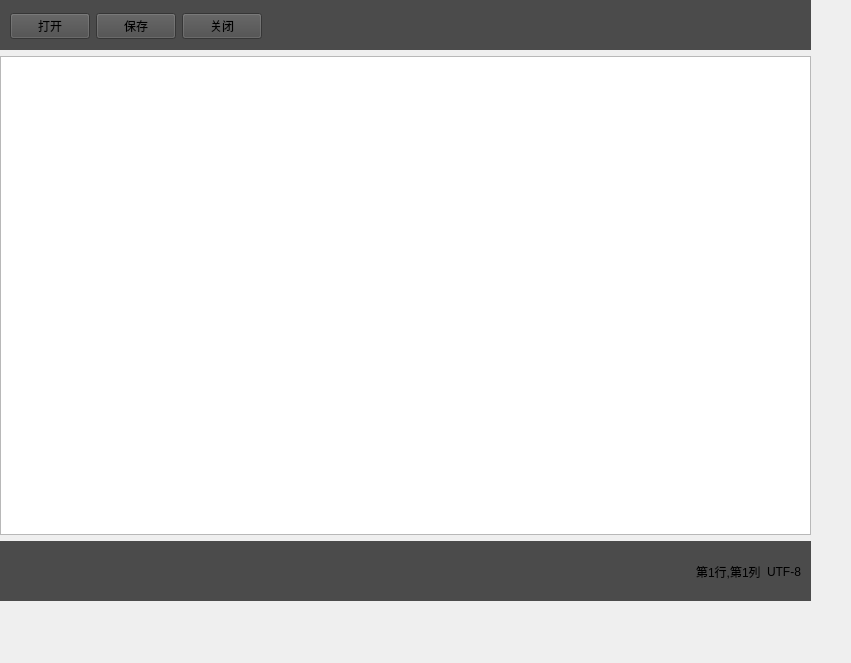
<?xml version="1.0" encoding="UTF-8"?>
<ui version="4.0">
 <class>Widget</class>
 <widget class="QWidget" name="Widget">
  <property name="geometry">
   <rect>
    <x>0</x>
    <y>0</y>
    <width>851</width>
    <height>663</height>
   </rect>
  </property>
  <property name="windowTitle">
   <string>Widget</string>
  </property>
  <widget class="QWidget" name="">
   <property name="geometry">
    <rect>
     <x>0</x>
     <y>0</y>
     <width>811</width>
     <height>601</height>
    </rect>
   </property>
   <layout class="QVBoxLayout" name="verticalLayout">
    <item>
     <widget class="QWidget" name="widgetButtons" native="true">
      <property name="minimumSize">
       <size>
        <width>0</width>
        <height>50</height>
       </size>
      </property>
      <property name="styleSheet">
       <string notr="true">background-color: rgb(75, 75, 75);</string>
      </property>
      <widget class="QWidget" name="">
       <property name="geometry">
        <rect>
         <x>10</x>
         <y>10</y>
         <width>791</width>
         <height>33</height>
        </rect>
       </property>
       <layout class="QHBoxLayout" name="horizontalLayout_2">
        <item>
         <layout class="QHBoxLayout" name="horizontalLayout_3">
          <item>
           <widget class="QPushButton" name="open">
            <property name="text">
             <string>打开</string>
            </property>
           </widget>
          </item>
          <item>
           <widget class="QPushButton" name="save">
            <property name="text">
             <string>保存</string>
            </property>
           </widget>
          </item>
          <item>
           <widget class="QPushButton" name="close">
            <property name="text">
             <string>关闭</string>
            </property>
           </widget>
          </item>
         </layout>
        </item>
        <item>
         <spacer name="horizontalSpacer">
          <property name="orientation">
           <enum>Qt::Horizontal</enum>
          </property>
          <property name="sizeHint" stdset="0">
           <size>
            <width>40</width>
            <height>20</height>
           </size>
          </property>
         </spacer>
        </item>
       </layout>
      </widget>
     </widget>
    </item>
    <item>
     <widget class="QTextEdit" name="textEdit"/>
    </item>
    <item>
     <widget class="QWidget" name="widget_2" native="true">
      <property name="minimumSize">
       <size>
        <width>0</width>
        <height>60</height>
       </size>
      </property>
      <property name="styleSheet">
       <string notr="true">background-color: rgb(75, 75, 75);</string>
      </property>
      <widget class="QWidget" name="">
       <property name="geometry">
        <rect>
         <x>20</x>
         <y>10</y>
         <width>781</width>
         <height>41</height>
        </rect>
       </property>
       <layout class="QHBoxLayout" name="horizontalLayout_4">
        <item>
         <spacer name="horizontalSpacer_2">
          <property name="orientation">
           <enum>Qt::Horizontal</enum>
          </property>
          <property name="sizeHint" stdset="0">
           <size>
            <width>40</width>
            <height>20</height>
           </size>
          </property>
         </spacer>
        </item>
        <item>
         <layout class="QHBoxLayout" name="horizontalLayout">
          <item>
           <widget class="QLabel" name="labelPosition">
            <property name="text">
             <string>第1行,第1列</string>
            </property>
           </widget>
          </item>
          <item>
           <widget class="QLabel" name="labelCode">
            <property name="text">
             <string>UTF-8</string>
            </property>
           </widget>
          </item>
         </layout>
        </item>
       </layout>
      </widget>
     </widget>
    </item>
   </layout>
  </widget>
 </widget>
 <resources/>
 <connections/>
</ui>
